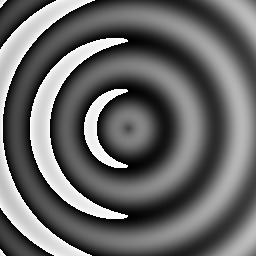
#> input picture original_python.png, 256 x 256 px
$ jupyter execute 'xor_cipher_python (1).ipynb'
#> lines starting #> are read from the running program, lines starting #| are printed output that depends on the picture
[cell 1]
import numpy as np
import csv
import hashlib
from pathlib import Path

from PIL import Image
from google.colab import files
import matplotlib.pyplot as plt


# Configuration

KEY = 0xC3
NUMBER = 200

VECTOR = [
    10, 200, 55, 128,
    0, 255, 77, 33,
    9, 250, 61, 190,
    5, 222, 100, 47
]

IMAGE_WIDTH = 256
IMAGE_HEIGHT = 256

OUTPUT_DIR = Path("xor_results")
OUTPUT_DIR.mkdir(exist_ok=True)


# Basic XOR function

def xor_byte(value, key=KEY):
    """XOR an 8-bit value with the key."""

    if not 0 <= value <= 255:
        raise ValueError("Value must be between 0 and 255.")

    return value ^ key


# Part 1: Single 8-bit number

def run_part1():
    print("\nPART 1: SINGLE 8-BIT NUMBER")

    plaintext = NUMBER

    ciphertext = xor_byte(plaintext)
    decrypted = xor_byte(ciphertext)

    print(f"Key       : {KEY} / 0x{KEY:02X} / {KEY:08b}")
    print(f"Plaintext : {plaintext} / 0x{plaintext:02X} / {plaintext:08b}")
    print(f"Ciphertext: {ciphertext} / 0x{ciphertext:02X} / {ciphertext:08b}")
    print(f"Decrypted : {decrypted} / 0x{decrypted:02X} / {decrypted:08b}")

    assert ciphertext == 11
    assert decrypted == plaintext

    print("Result: PASS")

    return plaintext, ciphertext, decrypted


# Part 2: 16-byte vector

def run_part2():
    print("\nPART 2: 16-BYTE VECTOR")

    plaintext = VECTOR.copy()

    ciphertext = [xor_byte(value) for value in plaintext]
    decrypted = [xor_byte(value) for value in ciphertext]

    print("Plaintext:")
    print(plaintext)

    print("\nCiphertext:")
    print(ciphertext)

    print("\nDecrypted:")
    print(decrypted)

    expected_ciphertext = [
        201, 11, 244, 67,
        195, 60, 142, 226,
        202, 57, 254, 125,
        198, 29, 167, 236
    ]

    assert ciphertext == expected_ciphertext
    assert decrypted == plaintext

    print("Result: PASS")

    return plaintext, ciphertext, decrypted


# Part 3: Image input and validation

def upload_test_image():
    print("\nPART 3: 256x256 GRAYSCALE IMAGE")
    print("Upload the 256x256 grayscale test image.")

    uploaded = files.upload()
#> the answer given: original_python.png

    if not uploaded:
        raise RuntimeError("No image was uploaded.")

    filename = list(uploaded.keys())[0]

    print(f"Uploaded: {filename}")

    return filename


def load_and_validate_image(filename):
#> called with filename = 'original_python.png'
    image = Image.open(filename)
#> image is the input picture: PIL image 256x256 L; min 0, max 255, mean 104.5

    print("\nIMAGE VERIFICATION")
    print(f"Original format : {image.format}")
#| Original format : PNG
    print(f"Original mode   : {image.mode}")
#| Original mode   : L
    print(f"Original size   : {image.size}")
#| Original size   : (256, 256)

    image = image.convert("L")
    pixels = np.array(image, dtype=np.uint8)

    height, width = pixels.shape
#> height = 256; width = 256

    print(f"Width           : {width}")
#| Width           : 256
    print(f"Height          : {height}")
#| Height          : 256
    print("Channels        : 1")
    print("Type            : 8-bit Grayscale")
    print(f"Pixel range     : {pixels.min()} - {pixels.max()}")
#| Pixel range     : 0 - 255
    print(f"Total pixels    : {pixels.size}")
#| Total pixels    : 65536

    assert width == IMAGE_WIDTH
    assert height == IMAGE_HEIGHT
    assert pixels.shape == (256, 256)
    assert pixels.dtype == np.uint8
    assert pixels.size == 65536

    print("Image validation: PASS")

    return pixels


# Image encryption

def encrypt_image(image_array):
    return np.bitwise_xor(
        image_array,
        KEY
    ).astype(np.uint8)
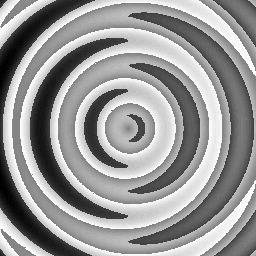
#> returned value: shape (256, 256); min 0, max 255, mean 151.1


# Image decryption

def decrypt_image(encrypted_array):
    return np.bitwise_xor(
        encrypted_array,
        KEY
    ).astype(np.uint8)


# Save image

def save_image(array, filename):
    Image.fromarray(array).save(
        OUTPUT_DIR / filename
    )


# SHA-256 hash

def calculate_hash(array):
    return hashlib.sha256(
        array.tobytes()
    ).hexdigest()


# Generate image test vectors

def generate_test_vectors(original, encrypted, decrypted):
    filename = OUTPUT_DIR / "image_test_vectors.csv"

    original_flat = original.flatten()
    encrypted_flat = encrypted.flatten()
    decrypted_flat = decrypted.flatten()

    with open(filename, "w", newline="") as file:
        writer = csv.writer(file)

        writer.writerow([
            "index",
            "row",
            "column",
            "plaintext",
            "ciphertext",
            "decrypted"
        ])

        for index in range(65536):
            row = index // 256
            column = index % 256

            writer.writerow([
                index,
                row,
                column,
                int(original_flat[index]),
                int(encrypted_flat[index]),
                int(decrypted_flat[index])
            ])

    print(f"\nTest-vector file created: {filename}")

    return filename


# Run image encryption and decryption

def run_part3(filename):
    original = load_and_validate_image(filename)

    print("\nEncrypting image...")
    encrypted = encrypt_image(original)

    print("Decrypting image...")
    decrypted = decrypt_image(encrypted)

    save_image(original, "original_python.png")
    save_image(encrypted, "encrypted_python.png")
    save_image(decrypted, "decrypted_python.png")

    # Pixel-by-pixel verification

    mismatch_mask = original != decrypted
#> mismatch_mask: shape (256, 256) bool; every value is 0

    mismatch_count = int(
        np.count_nonzero(mismatch_mask)
    )
#> mismatch_count = 0

    max_difference = int(
        np.max(
            np.abs(
                original.astype(np.int16)
                - decrypted.astype(np.int16)
            )
        )
    )
#> max_difference = 0

    # Verify encryption

    expected_ciphertext = np.bitwise_xor(
        original,
        KEY
    ).astype(np.uint8)

    ciphertext_match = np.array_equal(
        encrypted,
        expected_ciphertext
    )
#> ciphertext_match = True

    # SHA-256 verification

    original_hash = calculate_hash(original)
    decrypted_hash = calculate_hash(decrypted)

    hash_match = original_hash == decrypted_hash
#> hash_match = True

    print("\nIMAGE RESULTS")
    print(f"Total pixels       : {original.size}")
#| Total pixels       : 65536
    print(f"Different pixels   : {mismatch_count}")
#| Different pixels   : 0
    print(f"Maximum difference : {max_difference}")
#| Maximum difference : 0
    print(f"Ciphertext check   : {'PASS' if ciphertext_match else 'FAIL'}")
#| Ciphertext check   : PASS
    print(f"Decryption check   : {'PASS' if mismatch_count == 0 else 'FAIL'}")
#| Decryption check   : PASS
    print(f"Hash check         : {'PASS' if hash_match else 'FAIL'}")
#| Hash check         : PASS

    assert ciphertext_match
    assert mismatch_count == 0
    assert max_difference == 0
    assert hash_match

    vector_file = generate_test_vectors(
        original,
        encrypted,
        decrypted
    )

    # Display original, encrypted and decrypted images

    plt.figure(figsize=(15, 5))

    plt.subplot(1, 3, 1)
    plt.imshow(
        original,
        cmap="gray",
        vmin=0,
        vmax=255
    )
    plt.title("Original")
    plt.axis("off")

    plt.subplot(1, 3, 2)
    plt.imshow(
        encrypted,
        cmap="gray",
        vmin=0,
        vmax=255
    )
    plt.title("Encrypted")
    plt.axis("off")

    plt.subplot(1, 3, 3)
    plt.imshow(
        decrypted,
        cmap="gray",
        vmin=0,
        vmax=255
    )
    plt.title("Decrypted")
    plt.axis("off")

    plt.tight_layout()

    comparison_file = OUTPUT_DIR / "image_comparison.png"

    plt.savefig(
        comparison_file,
        dpi=200,
        bbox_inches="tight"
    )
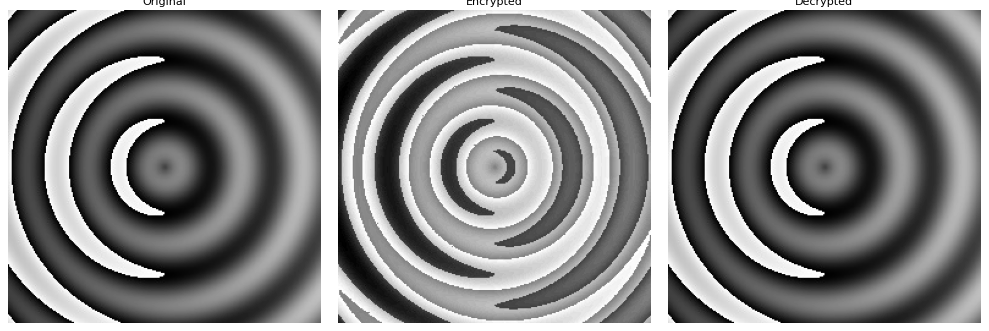
#> figure drawn by matplotlib, 3 panels

    plt.show()

    print("\nGenerated files:")
    print(OUTPUT_DIR / "original_python.png")
    print(OUTPUT_DIR / "encrypted_python.png")
    print(OUTPUT_DIR / "decrypted_python.png")
    print(vector_file)
#| xor_results/image_test_vectors.csv
    print(comparison_file)

    print("\nResult: PASS")

    return original, encrypted, decrypted


# Main program

print("\n8-BIT XOR CIPHER - PYTHON REFERENCE")

part1_results = run_part1()
part2_results = run_part2()

uploaded_filename = upload_test_image()
part3_results = run_part3(uploaded_filename)

print("\nFINAL RESULT")
print("Part 1 - Number : PASS")
print("Part 2 - Vector : PASS")
print("Part 3 - Image  : PASS")
print("\nAll Python implementations completed successfully.")
